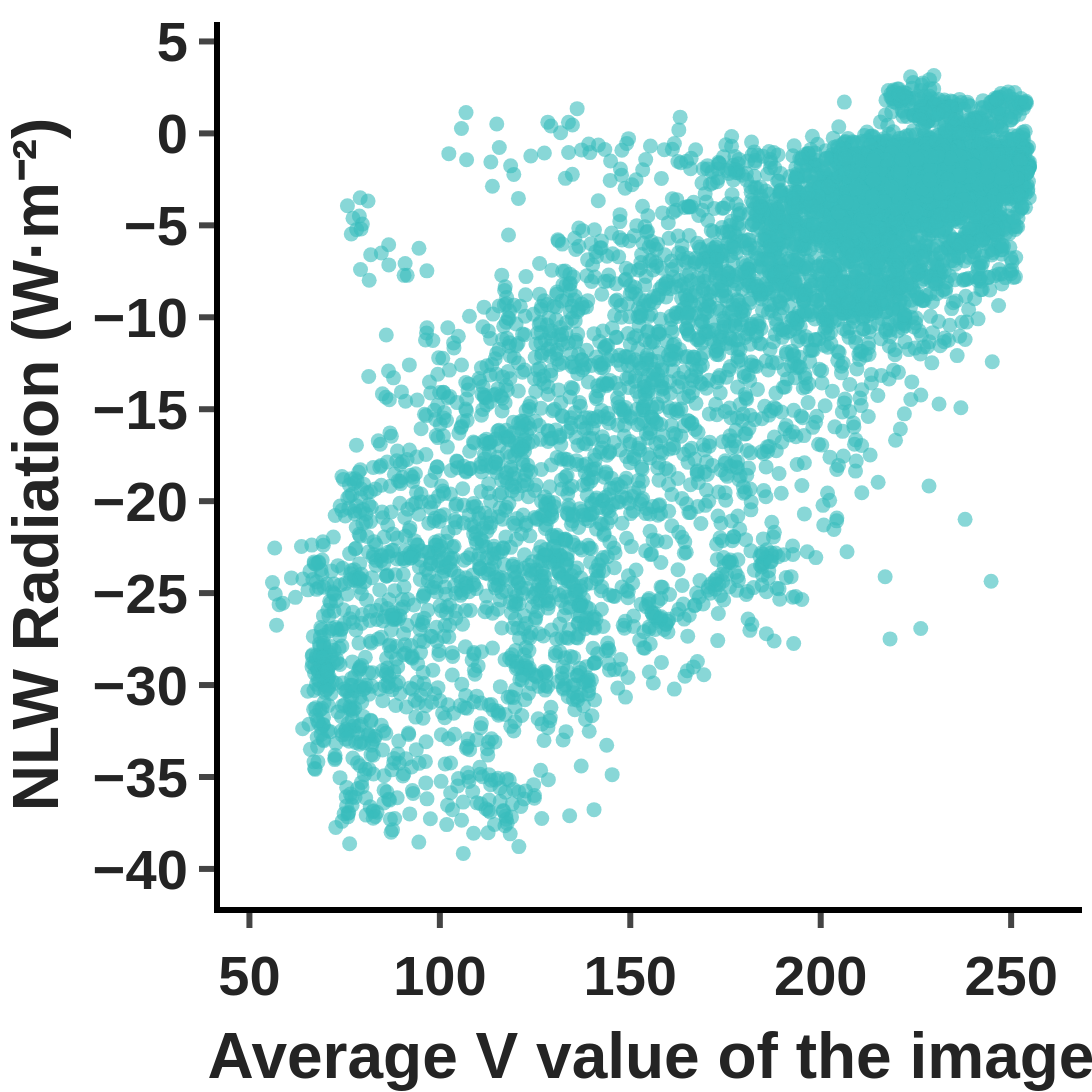

The notebook cell this image was saved under:
### Code cell
feature = 'V_mean'
target = 'Radiation Value'
x, y = df[feature], df[target]

# calculate correlation coefficient and R²
slope, intercept, r_value, p_value, _ = linregress(x, y)
correlation_coefficient = r_value
r2 = r_value**2

# regression line
x_sorted = np.sort(x)
y_fit = slope * x_sorted + intercept

fig = go.Figure()
fig.add_trace(
    go.Scatter(
        x=x,
        y=y,
        mode='markers',
        marker=dict(size=15, opacity=0.6, color='#39BCBC'),
        name='Data',
        showlegend=False
    )
)

fig.update_layout(
    height=1200,
    width=1400,
    xaxis = dict(
        title = dict(text='Average V value of the image', standoff=30),
        tickfont=dict(size=56, family='Arial', weight='bold'),
        titlefont=dict(size=64, family='Arial', weight='bold'),
        linewidth=6, linecolor='black', tickwidth=6, ticklen=15
    ),
    yaxis = dict(
        title = dict(text='NLW Radiation (W·m⁻²)', standoff=30),
        tickfont=dict(size=56, family='Arial', weight='bold'),
        titlefont=dict(size=64, family='Arial', weight='bold'),
        linewidth=6, linecolor='black', tickwidth=6, ticklen=15
    ),
    margin=dict(t=10, b=180, l=220, r=10),
    template='simple_white'
)

fig.show()

### Figure 1 — Plotly figure (JSON) as saved in the notebook; plotly's stock layout.template omitted (floating-point values rounded to 4 significant figures; data arrays with more than 128 entries replaced by an {"elided": "..."} marker saying what was removed)
{"data": [{"marker": {"color": "#39BCBC", "opacity": 0.6, "size": 15}, "mode": "markers", "name": "Data", "showlegend": false, "type": "scatter", "x": {"elided": "6330 float values"}, "y": {"elided": "6330 float values"}}], "layout": {"height": 1200, "margin": {"b": 180, "l": 220, "r": 10, "t": 10}, "width": 1400, "xaxis": {"linecolor": "black", "linewidth": 6, "tickfont": {"family": "Arial", "size": 56, "weight": "bold"}, "ticklen": 15, "tickwidth": 6, "title": {"font": {"family": "Arial", "size": 64, "weight": "bold"}, "standoff": 30, "text": "Average V value of the image"}}, "yaxis": {"linecolor": "black", "linewidth": 6, "tickfont": {"family": "Arial", "size": 56, "weight": "bold"}, "ticklen": 15, "tickwidth": 6, "title": {"font": {"family": "Arial", "size": 64, "weight": "bold"}, "standoff": 30, "text": "NLW Radiation (W·m⁻²)"}}}}
